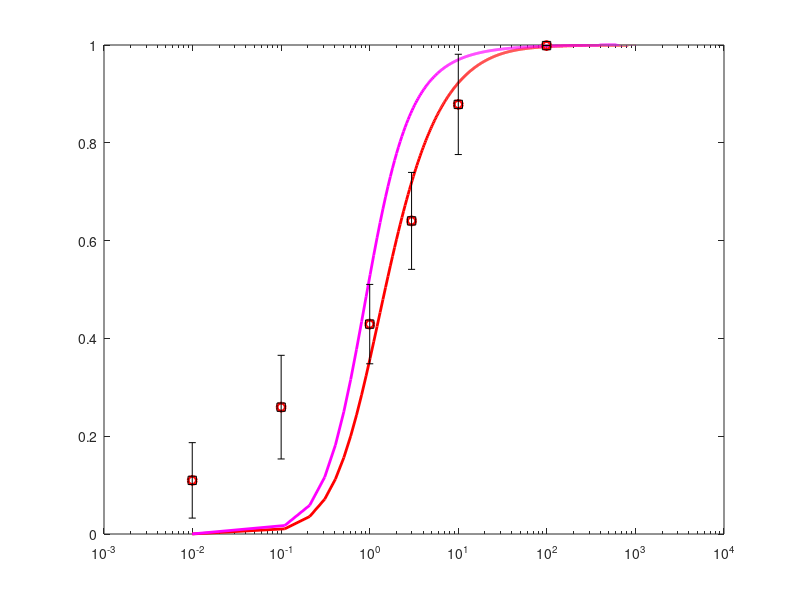

Recreate this plot in MATLAB. (Note: this script raises an error after producing the figure.)
close all
%for 10uM glutamate parameter

load Data.csv %glutamate mediated  dap 
load peaksteadydap.dat
load peaksteadynmda.dat
load peaksteadyampa.dat
load peaksteadytbo.dat
load ampa.csv
load tboexp.csv
load NMDAdata.csv
load errorbarampa.csv
load errorbardap.csv
load errorbarNMDA.csv
load errorbartbo.csv
diffNMDA=errorbarNMDA(:,2)-NMDAdata(1:end-1,2);
diffNMDA(end+1,:)=0;
diffdap=errorbardap(1:end-1,2)-Data(1:end-1,2);
diffdap(end+1,:)=0;
diffampa=errorbarampa(1:end-1,2)-ampa(1:end-1,2);
diffampa(end+1,:)=0;
difftbo=errorbartbo(1:end-1,2)-tboexp(1:end-1,2);
difftbo(end+1,:)=0;
%glutamate mediated NMDA current ratio

gludap=peaksteadydap(:,1);
peakdap=peaksteadydap(:,2)/max(peaksteadydap(:,2));
steadydap=peaksteadydap(:,3)/max(peaksteadydap(:,3));

% Nmda mediated Nmdacurrent ratio

nmda=peaksteadynmda(:,1);
peaknmda=peaksteadynmda(:,2)/max(peaksteadynmda(:,2));
steadynmda=peaksteadynmda(:,3)/max(peaksteadynmda(:,3));

% Glutamate mediated ampa current
glu=peaksteadyampa(:,1);
peakampa=peaksteadyampa(:,2)/max(peaksteadyampa(:,2));
steadyampa=peaksteadyampa(:,3)/max(peaksteadyampa(:,3));
%glu=[0.1;1;10;100;1000];

% Glutmate transporter current
% Glutamate mediated ampa current
tbo=peaksteadytbo(:,1);
peaktbo=peaksteadytbo(:,2)/max(peaksteadytbo(:,2));
steadytbo=peaksteadytbo(:,3)/max(peaksteadytbo(:,3));clc


%subplot(2,2,1)
h(1)=semilogx(gludap,peakdap,'r','MarkerSize',5,...
    'MarkerEdgeColor','r',...
    'LineWidth',2,...
    'DisplayName','Peak');
hold on
h(2)=semilogx(gludap,steadydap,'m','MarkerSize',5,...
    'MarkerEdgeColor','m',...
   'LineWidth',2,...
    'DisplayName','Steady');
h(3)=semilogx(Data(:,1),Data(:,2),'o', 'MarkerEdgeColor','r',...
    'LineWidth',2,...
    'DisplayName','EXP');
h(4)=errorbar(Data(:,1),Data(:,2),diffdap,'ks','MarkerSize',1.5,...
    'MarkerEdgeColor','k',...
    'MarkerFaceColor',[0 0 0]','LineWidth',1,...
    'DisplayName','Errorbar');

xlabel('[Glutamate](uM)')
ylabel('I/Imax')
legend(h([3,1,2]),'FontName','Times New Roman','FontSize',12,'FontWeight','bold','location','northwest')
 legend 'boxoff'
%title('Peak and steady value of DAP sensitive current \newline at different glutamte concentration',...
 %   'FontName','Times','FontSize',18,'FontWeight','bold','Color','black')
ytickformat('%.1f')
ax=gca;
ax.XAxis.FontSize = 12;
ax.XAxis.FontWeight = 'bold';
ax.XAxis.Color='black';
ax.XAxis.LineWidth=2;
ax.XAxis.FontName='Times New Roman';
ax.YAxis.FontSize = 12;
ax.YAxis.FontWeight = 'bold';
ax.YAxis.Color='black';
ax.YAxis.FontName='Times New Roman';
ax.YAxis.LineWidth=2;

ax.YLim=[0,1.02];
ax.XLim=[1e-3 1e4];
yticks(0:.2:1.02);
xticks(10.^(-2:2:4)),
set(gca, 'box', 'off')
 a = get(gca,'XTickLabel');
 set(gca,'XTickLabel',a,'FontName','Times','fontsize',12,'FontWeight','bold')
 hold off

% %subplot (2,2,2)
% 
% h(1)=semilogx(nmda,peaknmda,'r','MarkerSize',5,...
%     'MarkerEdgeColor','r',...
%     'LineWidth',2,...
%     'DisplayName','Peak');
% hold on
% h(2)=semilogx(nmda,steadynmda,'m','MarkerSize',5,...
%     'MarkerEdgeColor','m',...
%    'LineWidth',2,...
%     'DisplayName','Steady');
% h(3)=semilogx(NMDAdata(:,1),NMDAdata(:,2),'o', 'MarkerEdgeColor','r',...
%     'LineWidth',2,...
%     'DisplayName','EXP');
% errorbar(NMDAdata(:,1),NMDAdata(:,2),diffNMDA,'ks','MarkerSize',1.5,...
%     ...'MarkerEdgeColor','k',...
%     'MarkerFaceColor',[0 0 0 ]','LineWidth',1,...
%     'DisplayName','Errorbar')
% % 
% xlabel('[NMDA](uM)')
% ylabel('I/Imax')
% legend(h([3,1,2]),'FontName','Times New Roman','FontSize',12,'FontWeight','bold','location','northwest')
% legend 'boxoff'
% 
% ytickformat('%.1f')
% ax=gca;
% ax.XAxis.FontSize = 12;
% ax.XAxis.FontWeight = 'bold';
% ax.XAxis.Color='black';
% ax.XAxis.LineWidth=2;
% ax.XAxis.FontName='Times New Roman';
% ax.YAxis.FontSize = 12;
% ax.YAxis.FontWeight = 'bold';
% ax.YAxis.Color='black';
% ax.YAxis.FontName='Times New Roman';
% ax.YAxis.LineWidth=2;
% % 
% ax.YLim=[0,1.02];
% ax.XLim=[1e-3 1e4];
% yticks(0:.2:1.02);
% xticks(10.^(-2:2:4)),
% set(gca, 'box', 'off')
%  hold off

% % % subplot(2,2,3)
% h(1)=semilogx(glu,peakampa,'r','MarkerSize',5,'MarkerEdgecolor','r',...
%      'LineWidth',2,...
%     'DisplayName','Peak');
% hold on
% h(2)=semilogx(glu,steadyampa,'m','MarkerSize',5,'MarkerEdgecolor','m',...
%      'LineWidth',2,...
%      'DisplayName','Steady');
% h(3)=semilogx(ampa(:,1),ampa(:,2),'o','MarkerSize',5,'MarkerEdgecolor','r',...
%      'LineWidth',2,...
%     'DisplayName','EXP');
% h(4)=errorbar(ampa(:,1),ampa(:,2),diffampa,'ks','MarkerSize',1.5,'MarkerEdgecolor','k',...
%      'MarkerFaceColor',[1 0 0]','LineWidth',1);
% 
% xlabel('[Glutamate](uM)')
% ylabel('I/Imax')
% legend(h([3,1,2]),'FontName','Times New Roman','FontSize',12,'FontWeight','bold','location','northwest')
%  legend 'boxoff'
% % %title('Peak and steady value of nbqx sensitive current \newline at different glutamate concentration  ',...
% %     %'FontName','Times','FontSize',18,'FontWeight','bold','Color','black')
%  ytickformat('%.1f')
%  ax=gca;
% ax.XAxis.FontSize = 12;
% ax.XAxis.FontWeight = 'bold';
% ax.XAxis.Color='black';
% ax.XAxis.FontName='Times New Roman';
% ax.XAxis.LineWidth=2;
% ax.YAxis.LineWidth=2;
% ax.YAxis.FontSize = 12;
% ax.YAxis.FontWeight = 'bold';
% ax.YAxis.Color='black';
% ax.YAxis.FontName='Times New Roman';
% ax.YAxis.LineWidth=2;
% ax.YLim=[0,1];
% ax.XLim=[1e-2 1e4];
% yticks(0:.2:1);
% xticks(10.^(-2:2:4)),
% set(gca, 'box', 'off');
% hold off
% subplot(2,2,4)
% semilogx(tbo,peaktbo,'r-o','MarkerSize',5,...
%     'MarkerEdgeColor','r',...
%     'MarkerFaceColor',[1 .6 .6]','LineWidth',2.5,...
%     'DisplayName','Peak')
% hold on
% semilogx(tbo,steadytbo,'m-o','MarkerSize',5,...
%     'MarkerEdgeColor','m',...
%     'MarkerFaceColor',[1 .6 .6]','LineWidth',2.5,...
%     'DisplayName','Steady')
% errorbar(tboexp(:,1),tboexp(:,2),difftbo,'bo','MarkerSize',5,...
%     'MarkerEdgeColor','b',...
%     'MarkerFaceColor',[1 .6 .6]','LineWidth',2.5,...
%     'DisplayName','errorbar')
% semilogx(tboexp(:,1),tboexp(:,2),'go','MarkerSize',5,...
%     'MarkerEdgeColor','green',...
%     'MarkerFaceColor',[1 .6 .6]','LineWidth',2.5,...
%     'DisplayName','Exp')
% xlabel('Glutamate uM')
% ylabel('I/Imax')
% legend('FontName','Times','FontSize',12,'FontWeight','bold','location','northwest')
% title('Peak and steady value of transporter current \newline at different glutamate concentration  ',...
%     'FontName','Times','FontSize',18,'FontWeight','bold','Color','black')
% ytickformat('%.1f')
% ax=gca;
% ax.XAxis.FontSize = 18;
% % ax.XAxis.FontWeight = 'bold';
% ax.XAxis.Color='black';
% ax.XAxis.FontName='Times';
% ax.YAxis.FontSize = 18;
% ax.YAxis.FontWeight = 'bold';
% ax.YAxis.Color='black';
% ax.YAxis.FontName='Times New Roman';
% hold off
% 
% 
